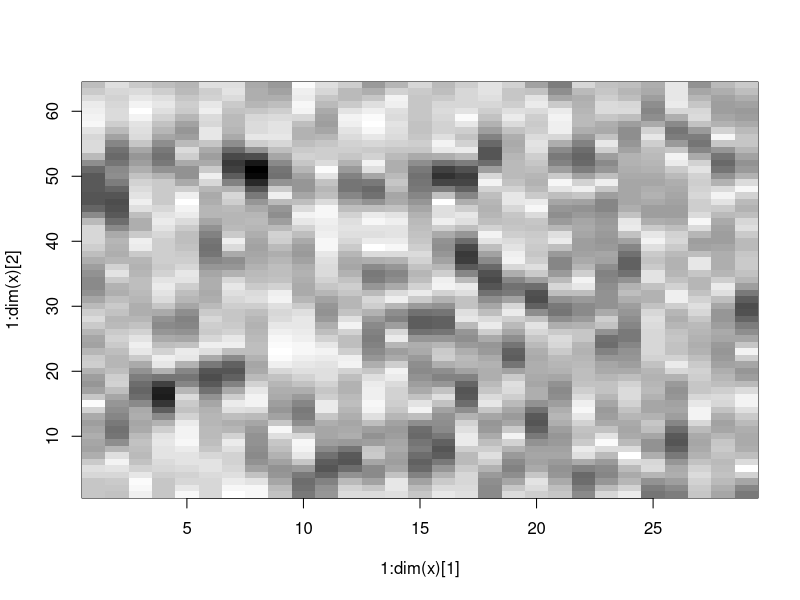

This chart was generated by the following R code:
# r2py crawler metadata
# package: e1071
# source_type: rd_example
# topic: plot.stft.Rd
# source_file: C:\Users\bened\AppData\Local\R\win-library\4.5\e1071\help
# lines: 4

suppressPackageStartupMessages(library(e1071))
x<-rnorm(500)
y<-stft(x)
plot(y)
